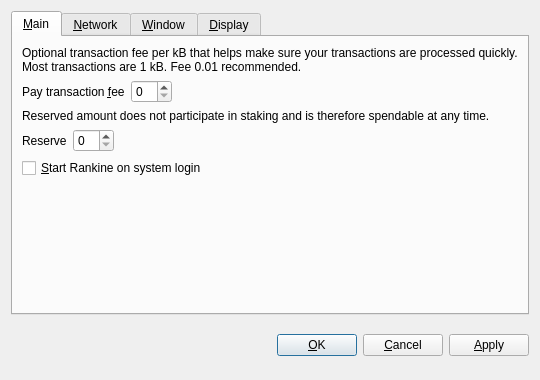
<?xml version="1.0" encoding="UTF-8"?>
<ui version="4.0">
 <class>OptionsDialog</class>
 <widget class="QDialog" name="OptionsDialog">
  <property name="geometry">
   <rect>
    <x>0</x>
    <y>0</y>
    <width>540</width>
    <height>380</height>
   </rect>
  </property>
  <property name="windowTitle">
   <string>Options</string>
  </property>
  <property name="modal">
   <bool>true</bool>
  </property>
  <layout class="QVBoxLayout" name="verticalLayout">
   <item>
    <widget class="QTabWidget" name="tabWidget">
     <property name="tabPosition">
      <enum>QTabWidget::North</enum>
     </property>
     <property name="currentIndex">
      <number>0</number>
     </property>
     <widget class="QWidget" name="tabMain">
      <attribute name="title">
       <string>&amp;Main</string>
      </attribute>
      <layout class="QVBoxLayout" name="verticalLayout_Main">
       <item>
        <widget class="QLabel" name="transactionFeeInfoLabel">
         <property name="text">
          <string>Optional transaction fee per kB that helps make sure your transactions are processed quickly. Most transactions are 1 kB. Fee 0.01 recommended.</string>
         </property>
         <property name="textFormat">
          <enum>Qt::PlainText</enum>
         </property>
         <property name="wordWrap">
          <bool>true</bool>
         </property>
        </widget>
       </item>
       <item>
        <layout class="QHBoxLayout" name="horizontalLayoutFee">
         <item>
          <widget class="QLabel" name="transactionFeeLabel">
           <property name="text">
            <string>Pay transaction &amp;fee</string>
           </property>
           <property name="textFormat">
            <enum>Qt::PlainText</enum>
           </property>
           <property name="buddy">
            <cstring>transactionFee</cstring>
           </property>
          </widget>
         </item>
         <item>
          <widget class="BitcoinAmountField" name="transactionFee"/>
         </item>
         <item>
          <spacer name="horizontalSpacerFee">
           <property name="orientation">
            <enum>Qt::Horizontal</enum>
           </property>
           <property name="sizeHint" stdset="0">
            <size>
             <width>40</width>
             <height>20</height>
            </size>
           </property>
          </spacer>
         </item>
        </layout>
       </item>
       <item>
        <widget class="QLabel" name="reserveBalanceInfoLabel">
         <property name="text">
          <string>Reserved amount does not participate in staking and is therefore spendable at any time.</string>
         </property>
         <property name="textFormat">
          <enum>Qt::PlainText</enum>
         </property>
         <property name="wordWrap">
          <bool>true</bool>
         </property>
        </widget>
       </item>
       <item>
        <layout class="QHBoxLayout" name="horizontalLayoutReserveBalance">
         <item>
          <widget class="QLabel" name="reserveBalanceLabel">
           <property name="text">
            <string>Reserve</string>
           </property>
           <property name="textFormat">
            <enum>Qt::PlainText</enum>
           </property>
           <property name="buddy">
            <cstring>reserveBalance</cstring>
           </property>
          </widget>
         </item>
         <item>
          <widget class="BitcoinAmountField" name="reserveBalance"/>
         </item>
         <item>
          <spacer name="horizontalSpacerReserveBalance">
           <property name="orientation">
            <enum>Qt::Horizontal</enum>
           </property>
           <property name="sizeHint" stdset="0">
            <size>
             <width>40</width>
             <height>20</height>
            </size>
           </property>
          </spacer>
         </item>
        </layout>
       </item>
       <item>
        <widget class="QCheckBox" name="bitcoinAtStartup">
         <property name="toolTip">
          <string>Automatically start Rankine after logging in to the system.</string>
         </property>
         <property name="text">
          <string>&amp;Start Rankine on system login</string>
         </property>
        </widget>
       </item>
       <item>
        <spacer name="verticalSpacer_Main">
         <property name="orientation">
          <enum>Qt::Vertical</enum>
         </property>
         <property name="sizeHint" stdset="0">
          <size>
           <width>20</width>
           <height>40</height>
          </size>
         </property>
        </spacer>
       </item>
      </layout>
     </widget>
     <widget class="QWidget" name="tabNetwork">
      <attribute name="title">
       <string>&amp;Network</string>
      </attribute>
      <layout class="QVBoxLayout" name="verticalLayout_Network">
       <item>
        <widget class="QCheckBox" name="mapPortUpnp">
         <property name="toolTip">
          <string>Automatically open the Rankine client port on the router. This only works when your router supports UPnP and it is enabled.</string>
         </property>
         <property name="text">
          <string>Map port using &amp;UPnP</string>
         </property>
        </widget>
       </item>
       <item>
        <widget class="QCheckBox" name="connectSocks">
         <property name="toolTip">
          <string>Connect to the Rankine network through a SOCKS proxy (e.g. when connecting through Tor).</string>
         </property>
         <property name="text">
          <string>&amp;Connect through SOCKS proxy:</string>
         </property>
        </widget>
       </item>
       <item>
        <layout class="QHBoxLayout" name="horizontalLayout_Network">
         <item>
          <widget class="QLabel" name="proxyIpLabel">
           <property name="text">
            <string>Proxy &amp;IP:</string>
           </property>
           <property name="textFormat">
            <enum>Qt::PlainText</enum>
           </property>
           <property name="buddy">
            <cstring>proxyIp</cstring>
           </property>
          </widget>
         </item>
         <item>
          <widget class="QValidatedLineEdit" name="proxyIp">
           <property name="maximumSize">
            <size>
             <width>140</width>
             <height>16777215</height>
            </size>
           </property>
           <property name="toolTip">
            <string>IP address of the proxy (e.g. 127.0.0.1)</string>
           </property>
          </widget>
         </item>
         <item>
          <widget class="QLabel" name="proxyPortLabel">
           <property name="text">
            <string>&amp;Port:</string>
           </property>
           <property name="textFormat">
            <enum>Qt::PlainText</enum>
           </property>
           <property name="buddy">
            <cstring>proxyPort</cstring>
           </property>
          </widget>
         </item>
         <item>
          <widget class="QLineEdit" name="proxyPort">
           <property name="maximumSize">
            <size>
             <width>55</width>
             <height>16777215</height>
            </size>
           </property>
           <property name="toolTip">
            <string>Port of the proxy (e.g. 9050)</string>
           </property>
          </widget>
         </item>
         <item>
          <widget class="QLabel" name="socksVersionLabel">
           <property name="text">
            <string>SOCKS &amp;Version:</string>
           </property>
           <property name="textFormat">
            <enum>Qt::PlainText</enum>
           </property>
           <property name="buddy">
            <cstring>socksVersion</cstring>
           </property>
          </widget>
         </item>
         <item>
          <widget class="QValueComboBox" name="socksVersion">
           <property name="toolTip">
            <string>SOCKS version of the proxy (e.g. 5)</string>
           </property>
          </widget>
         </item>
         <item>
          <spacer name="horizontalSpacer_Network">
           <property name="orientation">
            <enum>Qt::Horizontal</enum>
           </property>
           <property name="sizeHint" stdset="0">
            <size>
             <width>40</width>
             <height>20</height>
            </size>
           </property>
          </spacer>
         </item>
        </layout>
       </item>
       <item>
        <spacer name="verticalSpacer_Network">
         <property name="orientation">
          <enum>Qt::Vertical</enum>
         </property>
         <property name="sizeHint" stdset="0">
          <size>
           <width>20</width>
           <height>40</height>
          </size>
         </property>
        </spacer>
       </item>
      </layout>
     </widget>
     <widget class="QWidget" name="tabWindow">
      <attribute name="title">
       <string>&amp;Window</string>
      </attribute>
      <layout class="QVBoxLayout" name="verticalLayout_Window">
       <item>
        <widget class="QCheckBox" name="minimizeToTray">
         <property name="toolTip">
          <string>Show only a tray icon after minimizing the window.</string>
         </property>
         <property name="text">
          <string>&amp;Minimize to the tray instead of the taskbar</string>
         </property>
        </widget>
       </item>
       <item>
        <widget class="QCheckBox" name="minimizeOnClose">
         <property name="toolTip">
          <string>Minimize instead of exit the application when the window is closed. When this option is enabled, the application will be closed only after selecting Quit in the menu.</string>
         </property>
         <property name="text">
          <string>M&amp;inimize on close</string>
         </property>
        </widget>
       </item>
       <item>
        <spacer name="verticalSpacer_Window">
         <property name="orientation">
          <enum>Qt::Vertical</enum>
         </property>
         <property name="sizeHint" stdset="0">
          <size>
           <width>20</width>
           <height>40</height>
          </size>
         </property>
        </spacer>
       </item>
      </layout>
     </widget>
     <widget class="QWidget" name="tabDisplay">
      <attribute name="title">
       <string>&amp;Display</string>
      </attribute>
      <layout class="QVBoxLayout" name="verticalLayout_Display">
       <item>
        <layout class="QHBoxLayout" name="horizontalLayout_1_Display">
         <item>
          <widget class="QLabel" name="langLabel">
           <property name="text">
            <string>User Interface &amp;language:</string>
           </property>
           <property name="textFormat">
            <enum>Qt::PlainText</enum>
           </property>
           <property name="buddy">
            <cstring>lang</cstring>
           </property>
          </widget>
         </item>
         <item>
          <widget class="QValueComboBox" name="lang">
           <property name="toolTip">
            <string>The user interface language can be set here. This setting will take effect after restarting Rankine.</string>
           </property>
          </widget>
         </item>
        </layout>
       </item>
       <item>
        <layout class="QHBoxLayout" name="horizontalLayout_2_Display">
         <item>
          <widget class="QLabel" name="unitLabel">
           <property name="text">
            <string>&amp;Unit to show amounts in:</string>
           </property>
           <property name="textFormat">
            <enum>Qt::PlainText</enum>
           </property>
           <property name="buddy">
            <cstring>unit</cstring>
           </property>
          </widget>
         </item>
         <item>
          <widget class="QValueComboBox" name="unit">
           <property name="toolTip">
            <string>Choose the default subdivision unit to show in the interface and when sending coins.</string>
           </property>
          </widget>
         </item>
        </layout>
       </item>
       <item>
        <widget class="QCheckBox" name="displayAddresses">
         <property name="toolTip">
          <string>Whether to show Rankine addresses in the transaction list or not.</string>
         </property>
         <property name="text">
          <string>&amp;Display addresses in transaction list</string>
         </property>
        </widget>
       </item>
       <item>
        <widget class="QCheckBox" name="coinControlFeatures">
         <property name="toolTip">
          <string>Whether to show coin control features or not.</string>
         </property>
         <property name="text">
          <string>Display coin &amp;control features (experts only!)</string>
         </property>
        </widget>
       </item>
       <item>
        <spacer name="verticalSpacer_Display">
         <property name="orientation">
          <enum>Qt::Vertical</enum>
         </property>
         <property name="sizeHint" stdset="0">
          <size>
           <width>20</width>
           <height>40</height>
          </size>
         </property>
        </spacer>
       </item>
      </layout>
     </widget>
    </widget>
   </item>
   <item>
    <layout class="QHBoxLayout" name="horizontalLayout_Buttons">
     <item>
      <spacer name="horizontalSpacer_1">
       <property name="orientation">
        <enum>Qt::Horizontal</enum>
       </property>
       <property name="sizeHint" stdset="0">
        <size>
         <width>40</width>
         <height>48</height>
        </size>
       </property>
      </spacer>
     </item>
     <item>
      <widget class="QLabel" name="statusLabel">
       <property name="font">
        <font>
         <weight>75</weight>
         <bold>true</bold>
        </font>
       </property>
       <property name="text">
        <string/>
       </property>
       <property name="textFormat">
        <enum>Qt::PlainText</enum>
       </property>
       <property name="wordWrap">
        <bool>true</bool>
       </property>
      </widget>
     </item>
     <item>
      <spacer name="horizontalSpacer_2">
       <property name="orientation">
        <enum>Qt::Horizontal</enum>
       </property>
       <property name="sizeHint" stdset="0">
        <size>
         <width>40</width>
         <height>48</height>
        </size>
       </property>
      </spacer>
     </item>
     <item>
      <widget class="QPushButton" name="okButton">
       <property name="text">
        <string>&amp;OK</string>
       </property>
      </widget>
     </item>
     <item>
      <widget class="QPushButton" name="cancelButton">
       <property name="text">
        <string>&amp;Cancel</string>
       </property>
       <property name="autoDefault">
        <bool>false</bool>
       </property>
      </widget>
     </item>
     <item>
      <widget class="QPushButton" name="applyButton">
       <property name="text">
        <string>&amp;Apply</string>
       </property>
       <property name="autoDefault">
        <bool>false</bool>
       </property>
      </widget>
     </item>
    </layout>
   </item>
  </layout>
 </widget>
 <customwidgets>
  <customwidget>
   <class>BitcoinAmountField</class>
   <extends>QSpinBox</extends>
   <header>bitcoinamountfield.h</header>
  </customwidget>
  <customwidget>
   <class>QValueComboBox</class>
   <extends>QComboBox</extends>
   <header>qvaluecombobox.h</header>
  </customwidget>
  <customwidget>
   <class>QValidatedLineEdit</class>
   <extends>QLineEdit</extends>
   <header>qvalidatedlineedit.h</header>
  </customwidget>
 </customwidgets>
 <resources/>
 <connections/>
</ui>
